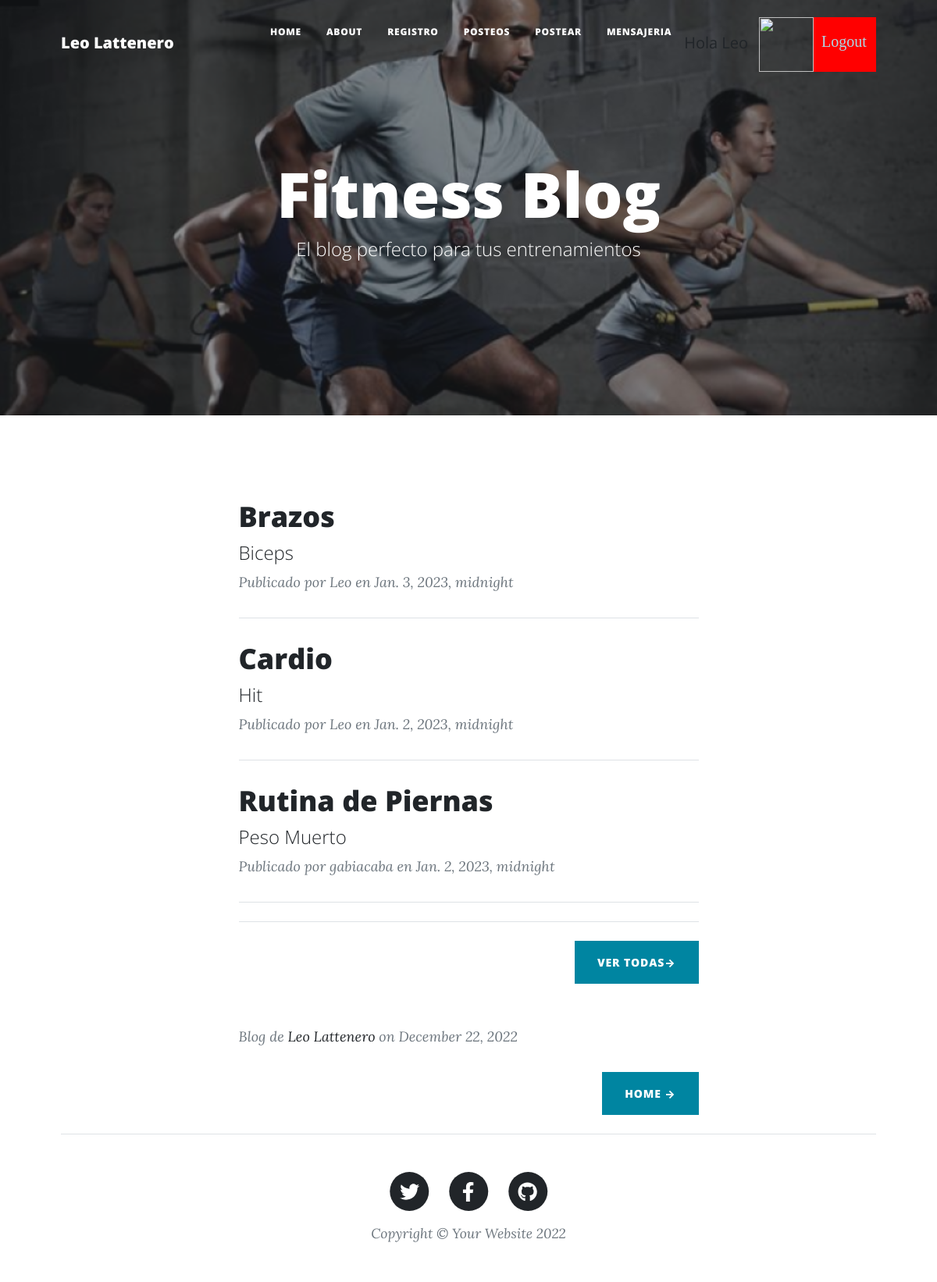
The page / (signed in) on the database as committed earlier.
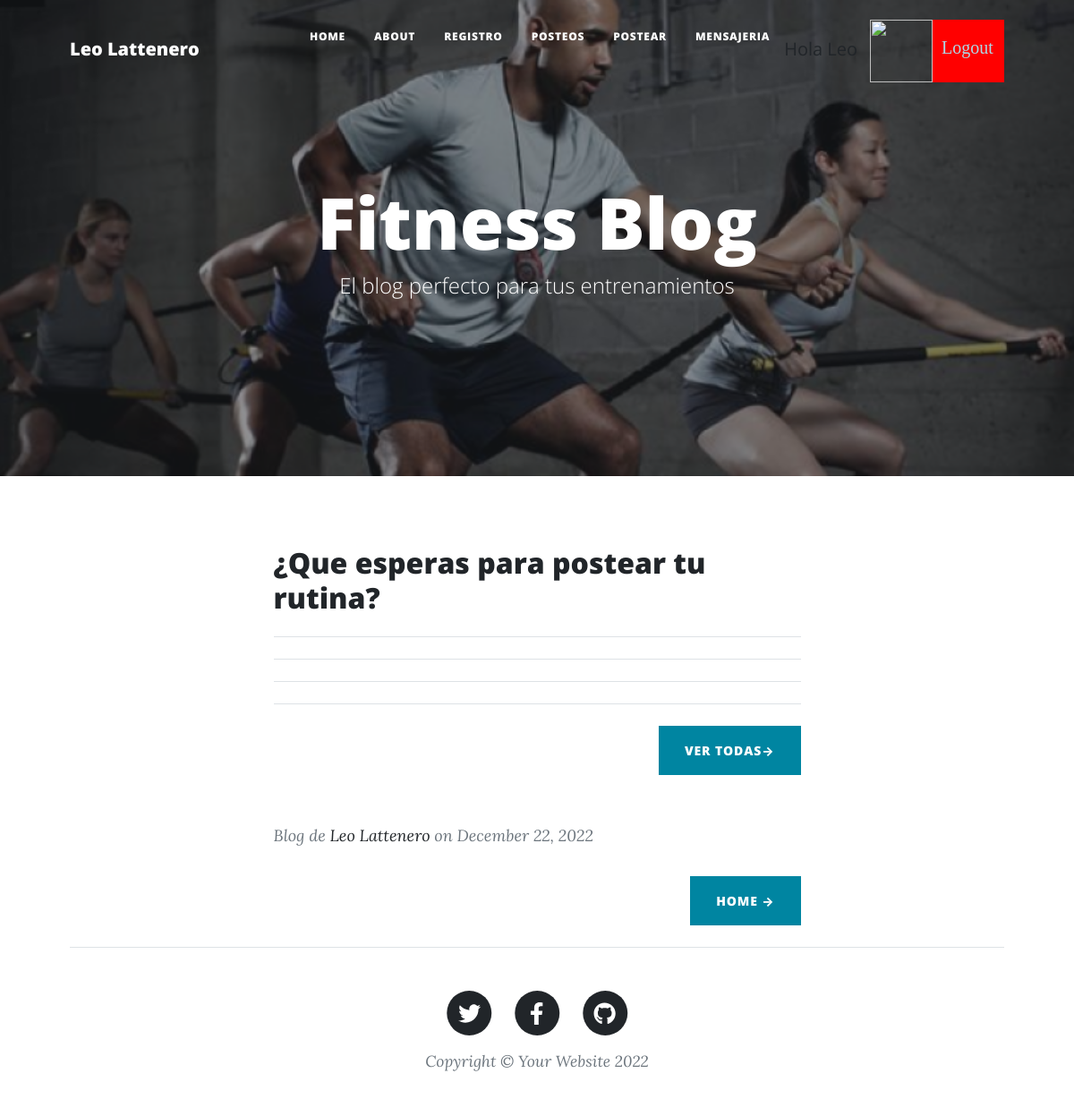
The same page on the database as committed later.
### AppRutinas/models.py (models this page shows, shortened)
class Posteo(models.Model):
    titulo = models.CharField(max_length=255)
    subtitulo = models.CharField(max_length=255)
    imagen = models.ImageField(upload_to='media', blank=True)
    cuerpo = RichTextUploadingField() # CKEditor Rich Text Field
    autor = models.CharField(max_length=255)
    fecha = models.DateTimeField(default='2020-11-1')

### AppRutinas/views.py (the view)
# urls.py: path("", inicioRut, name='inicioRut'),
def inicioRut(request):
    if request.user.is_authenticated:
        posteos = Posteo.objects.all().order_by('-id')[:4] # Consulta por id, y limita a 4 de mayor a menor (ORDER BY id DESC en SQL) (LIMIT 4)
        if len(posteos) == 0:
            post1 = Posteo.objects.none()
            post2 = Posteo.objects.none()
            post3 = Posteo.objects.none()
            post4 = Posteo.objects.none()
        elif len(posteos) == 1:
            post1 = posteos[0]
            post2 = Posteo.objects.none()
            post3 = Posteo.objects.none()
            post4 = Posteo.objects.none()
        elif len(posteos) == 2:
            post1 = posteos[0]
            post2 = posteos[1]
            post3 = Posteo.objects.none()
            post4 = Posteo.objects.none()
        elif len(posteos) == 3:
            post1 = posteos[0]
            post2 = posteos[1]
            post3 = posteos[2]
            post4 = Posteo.objects.none()
        else:
            post1 = posteos[0]
            post2 = posteos[1]
            post3 = posteos[2]
            post4 = posteos[3]
        return render(request, "inicioRut.html", {"post1": post1, "post2": post2, "post3": post3, "post4": post4, "imagen": obtenerAvatar(request)})
    return render (request, "inicioRut.html", {"imagen": obtenerAvatar(request)}) #Llama al html Fitness de template

### AppLogin/views.py (called while the page is built)
def obtenerAvatar(request):
    if request.user.is_authenticated:
        lista=Avatar.objects.filter(user=request.user)
        if len(lista)!=0:
            imagen=lista[0].imagen.url
        else:
            imagen="/media/avatares/avatarpordefecto.jpg"
        return imagen

### AppRutinas/templates/inicioRut.html (shortened to what this page needs)
{% extends "indexR.html" %}
{% load static %}
{% block titulo %}
<h1>Fitness Blog</h1>
<span class="subheading">El blog perfecto para tus entrenamientos</span>
{% endblock %}
{% block contenido_que_cambia %}
    <div class="container px-4 px-lg-5">
        <div class="row gx-4 gx-lg-5 justify-content-center">
            <div class="col-md-10 col-lg-8 col-xl-7">
                <br>
                {% if user.is_authenticated %}
                <div class="post-preview">
                    {% if post1 %}
                    <a href="{% url 'post' post1.id %}">
                        <h2 class="post-title">{{ post1.titulo }}</h2>
                        <h4 class="post-subtitle">{{ post1.subtitulo }}</h3>
                    </a>
                    <p class="post-meta">
                        Publicado por {{ post1.autor }}
                        en {{ post1.fecha}}
                    </p>
                    {% else %}
                    <h2 class="post-title">¿Que esperas para postear tu rutina?</h2>
                    {% endif %}
                </div>
                <hr class="my-4" />
                <div class="post-preview">
                    {% if post2 %}
                    <a href="{% url 'post' post2.id %}">
                        <h2 class="post-title">{{ post2.titulo }}</h2>
                        <h4 class="post-subtitle">{{ post2.subtitulo }}</h3>
                    </a>
                    <p class="post-meta">
                        Publicado por {{ post2.autor }}
                        en {{ post2.fecha}}
                    </p>
                    {% endif %}
                </div>
                <hr class="my-4" />
                <div class="post-preview">
                    {% if post3 %}
                    <a href="{% url 'post' post3.id %}">
                        <h2 class="post-title">{{ post3.titulo }}</h2>
                        <h4 class="post-subtitle">{{ post3.subtitulo }}</h3>
                    </a>
                    <p class="post-meta">
                        Publicado por {{ post3.autor }}
                        en {{ post3.fecha}}
                    </p>
                    {% endif %}
                </div>
                <hr class="my-4" />
                <hr class="my-4" />
                <div class="d-flex justify-content-end mb-4"><a class="btn btn-primary text-uppercase" href="{% url 'posteos' %}">Ver todas→</a></div>
                {% endif %}
            </div>
        </div>
    </div>
{% endblock %}

### AppRutinas/templates/indexR.html (shortened to what this page needs)
<!DOCTYPE html>
<html lang="en">
    <head>
        {% load static %}
        <link href="{% static 'css/styles.css' %}" rel="stylesheet" />
    </head>
    <body>
        <nav class="navbar navbar-expand-lg navbar-light" id="mainNav">
            <div class="container px-4 px-lg-5">
                <a class="navbar-brand" href="index.html">Leo Lattenero </a>
                <div class="collapse navbar-collapse" id="navbarResponsive">
                    <ul class="navbar-nav ms-auto py-4 py-lg-0">
                        <li class="nav-item"><a class="nav-link px-lg-3 py-3 py-lg-4" href="{% url 'inicioRut' %}">Home</a></li>
                        <li class="nav-item"><a class="nav-link px-lg-3 py-3 py-lg-4" href="{% url 'about' %}">About</a></li>
                        <li class="nav-item"><a class="nav-link px-lg-3 py-3 py-lg-4" href="{% url 'register' %}">Registro</a></li>
                        {% if user.is_authenticated %}
                        <li class="nav-item"><a class="nav-link px-lg-3 py-3 py-lg-4" href="{% url 'posteos' %}">Posteos</a></li>
                        <li class="nav-item"><a class="nav-link px-lg-3 py-3 py-lg-4" href="{% url 'posteoForm' %}">Postear</a></li>
                        <li class="nav-item"><a class="nav-link px-lg-3 py-3 py-lg-4" href="{% url 'mensajeFormulario' %}">Mensajeria</a></li>
                        <p> Hola   {{ user.username }}</p>
                        <img src="{{ imagen }}" class="img" alt="">
                        <a class="bot2" href="{% url 'logout' %}">Logout</a>
                        {% else %}
                        <a class="bot" href="{% url 'login' %}">Login</a>
                        {% endif %}
                    </ul>
                </div>
            </div>
        </nav>
        <header class="masthead" style="background-image: url('/static/assets/img/entrenamiento.png')">
            <div class="container position-relative px-4 px-lg-5">
                <div class="row gx-4 gx-lg-5 justify-content-center">
                    <div class="col-md-10 col-lg-8 col-xl-7">
                        <div class="site-heading">
                            {% block titulo %}
                            {% endblock %}
                        </div>
                    </div>
                </div>
            </div>
        </header>
        {% block contenido_que_cambia %}
        {% endblock %}
        <div class="container px-4 px-lg-5">
            <div class="row gx-4 gx-lg-5 justify-content-center">
                <div class="col-md-10 col-lg-8 col-xl-7">
                    <div class="post-preview">
                        <p class="post-meta">
                            Blog de
                            <a href="{% url 'about' %}">Leo Lattenero </a>
                            on December 22, 2022
                        </p>
                    <div class="d-flex justify-content-end mb-4"><a class="btn btn-primary text-uppercase" href="{% url 'inicioRut' %}"> Home →</a></div>
                </div>
            </div>
        </div>
        <footer class="border-top">
            <div class="container px-4 px-lg-5">
                <div class="row gx-4 gx-lg-5 justify-content-center">
                    <div class="col-md-10 col-lg-8 col-xl-7">
                        <ul class="list-inline text-center">
                            <li class="list-inline-item">
                                <a href="https://twitter.com/LeonardoLatten1" target="_blank">
                                    <span class="fa-stack fa-lg">
                                        <i class="fas fa-circle fa-stack-2x"></i>
                                        <i class="fab fa-twitter fa-stack-1x fa-inverse"></i>
                                    </span>
                                </a>
                            </li>
                            <li class="list-inline-item">
                                <a href="https://www.facebook.com/leonardo.lattenero" target="_blank">
                                    <span class="fa-stack fa-lg">
                                        <i class="fas fa-circle fa-stack-2x"></i>
                                        <i class="fab fa-facebook-f fa-stack-1x fa-inverse" ></i>
                                    </span>
                                </a>
                            </li>
                            <li class="list-inline-item">
                                <a href="https://github.com/LeoLatt" target="_blank">
                                    <span class="fa-stack fa-lg">
                                        <i class="fas fa-circle fa-stack-2x"></i>
                                        <i class="fab fa-github fa-stack-1x fa-inverse"></i>
                                    </span>
                                </a>
                            </li>
                        </ul>
                        <div class="small text-center text-muted fst-italic">Copyright &copy; Your Website 2022</div>
                    </div>
                </div>
            </div>
        </footer>
    </body>
</html>

### AppRutinas/templates/indexR.html (style rules this page uses)
.img { margin-top: 14px; margin-left: 14px; width: 70px; height: 70px; }
.bot2 { display: inline-block; margin-top: 14px; background-color: red; font-family:'Times New Roman', Times, serif; width: 80px; height: 70px; padding: 16px 10px; color:lightblue; }

Rows that differ between the two databases and show on the page:
removed Posteo: titulo "Brazos", subtitulo "Biceps", autor "Leo", fecha "Jan. 3, 2023, midnight"
removed Posteo: titulo "Cardio", subtitulo "Hit", autor "Leo", fecha "Jan. 2, 2023, midnight"
removed Posteo: titulo "Rutina de Piernas", subtitulo "Peso Muerto", autor "gabiacaba", fecha "Jan. 2, 2023, midnight"
Other text that changed with them:
text no longer shown: "Publicado por en Publicado por en Publicado por en"
text now shown: "¿Que esperas para postear tu rutina?"
